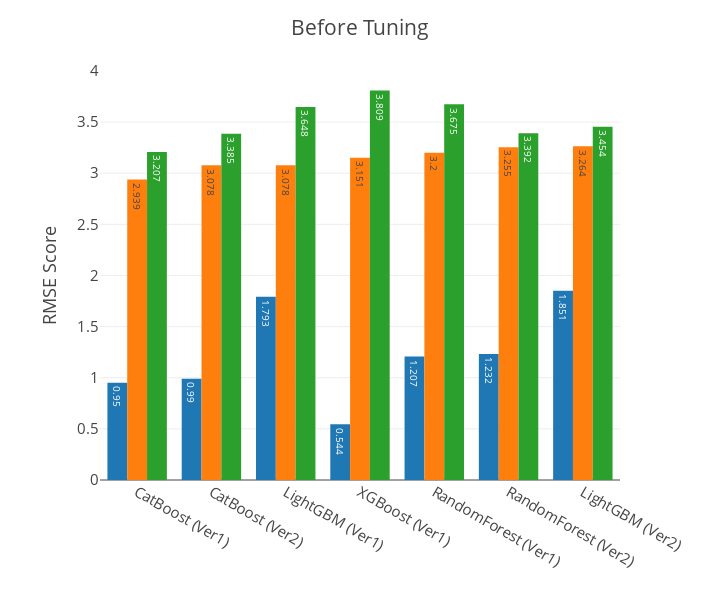

The code cell stored with this chart in its notebook:
### Code cell
best_before = df_all_ver[df_all_ver["Dataset Version"].str.contains("unscaled")].head(7)
best_before["Dataset Version"] = best_before["Dataset Version"].apply(replace_ver)
best_before["Model"] = best_before["Model"] + " (" + best_before["Dataset Version"] + ")"
best_before.drop(columns=["Dataset Version"], inplace=True)

fig = go.Figure()

fig.add_trace(go.Bar(
    x=best_before['Model'], y=best_before['Train RMSE'],
    text=best_before['Train RMSE'], textposition='auto',
    name='Train RMSE'
))
fig.add_trace(go.Bar(
    x=best_before['Model'], y=best_before['CV RMSE'],
    text=best_before['CV RMSE'], textposition='auto',
    name='CV RMSE'
))
fig.add_trace(go.Bar(
    x=best_before['Model'], y=best_before['Test RMSE'],
    text=best_before['Test RMSE'], textposition='auto',
    name='Test RMSE'
))
fig.update_layout(
    title='Before Tuning',
    xaxis=None,
    yaxis=dict(title='RMSE Score'),
    height=500*1.2,
    width=600*1.2,
    margin=dict(l=100, r=100, t=70, b=120),
    font_size=15,
    showlegend=False
)
fig.show()

### Figure 1 — Plotly figure (JSON) as saved in the notebook; plotly's stock layout.template omitted (floating-point values rounded to 4 significant figures)
{"data": [{"name": "Train RMSE", "text": [0.95, 0.99, 1.793, 0.544, 1.207, 1.232, 1.851], "textposition": "auto", "type": "bar", "x": ["CatBoost (Ver1)", "CatBoost (Ver2)", "LightGBM (Ver1)", "XGBoost (Ver1)", "RandomForest (Ver1)", "RandomForest (Ver2)", "LightGBM (Ver2)"], "y": [0.95, 0.99, 1.793, 0.544, 1.207, 1.232, 1.851]}, {"name": "CV RMSE", "text": [2.939, 3.078, 3.078, 3.151, 3.2, 3.255, 3.264], "textposition": "auto", "type": "bar", "x": ["CatBoost (Ver1)", "CatBoost (Ver2)", "LightGBM (Ver1)", "XGBoost (Ver1)", "RandomForest (Ver1)", "RandomForest (Ver2)", "LightGBM (Ver2)"], "y": [2.939, 3.078, 3.078, 3.151, 3.2, 3.255, 3.264]}, {"name": "Test RMSE", "text": [3.207, 3.385, 3.648, 3.809, 3.675, 3.392, 3.454], "textposition": "auto", "type": "bar", "x": ["CatBoost (Ver1)", "CatBoost (Ver2)", "LightGBM (Ver1)", "XGBoost (Ver1)", "RandomForest (Ver1)", "RandomForest (Ver2)", "LightGBM (Ver2)"], "y": [3.207, 3.385, 3.648, 3.809, 3.675, 3.392, 3.454]}], "layout": {"font": {"size": 15}, "height": 600, "margin": {"b": 120, "l": 100, "r": 100, "t": 70}, "showlegend": false, "title": {"text": "Before Tuning"}, "width": 720, "xaxis": {}, "yaxis": {"title": {"text": "RMSE Score"}}}}
